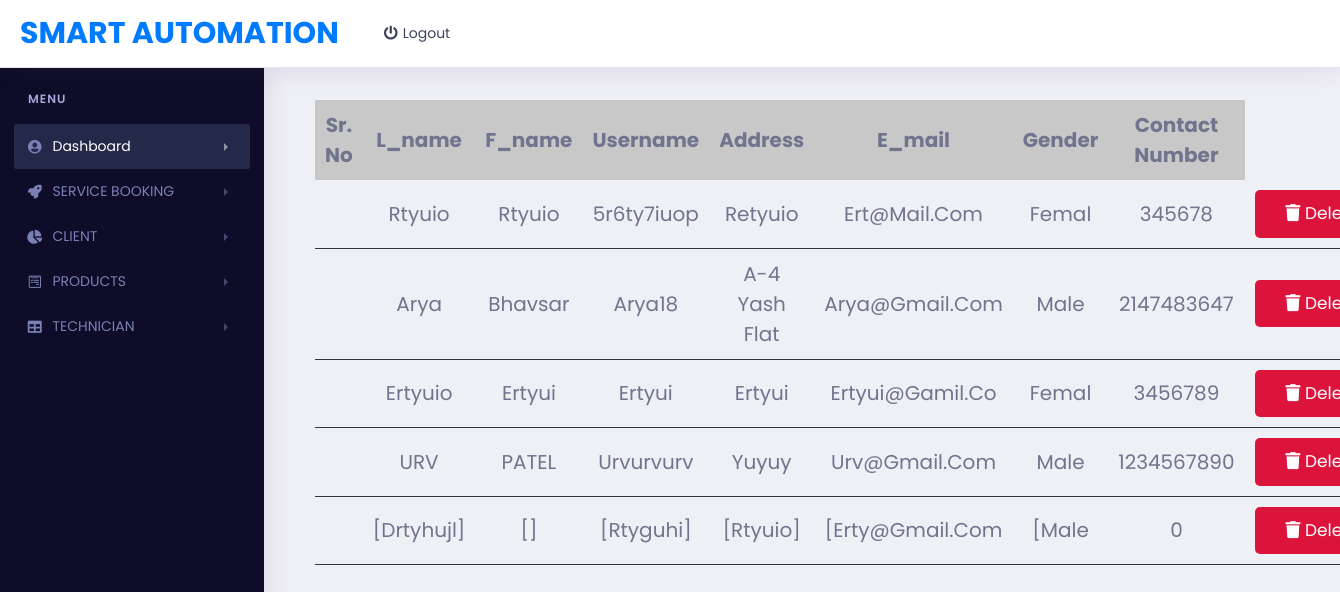
The app's page /clnta.php with its own data.
### tables this page shows
CREATE TABLE IF NOT EXISTS `clnt_reg` (
  `F_name` varchar(20) NOT NULL,
  `L_name` varchar(20) NOT NULL,
  `Username` varchar(20) NOT NULL,
  `Address_1` varchar(50) NOT NULL,
  `Email` varchar(15) NOT NULL,
  `Password` varchar(10) NOT NULL,
  `Gender` varchar(5) NOT NULL,
  `Phn_no` int NOT NULL,
  PRIMARY KEY (`Username`),
  UNIQUE KEY `Phn_no` (`Phn_no`)
);

### clnta.php (the view, shortened to what this page needs)
<?php
require("panel_new.php");
?>
<?php
$conn = mysqli_connect('localhost','root','','demo');
?>
<!DOCTYPE html>
<html lang="en">
<head>
   <link rel="stylesheet" href="https://cdnjs.cloudflare.com/ajax/libs/font-awesome/5.15.4/css/all.min.css">
   <link rel="stylesheet" href="admin.css">
</head>
<body>
<div class="container">
   <?php
   $select = mysqli_query($conn, "SELECT * FROM clnt_reg");
   ?>
   <div class="product-display">
      <table class="product-display-table">
         <thead>
         <tr>
            <th>Sr. no</th>
            <th>L_name</th>
            <th>F_name</th>
            <th>Username</th>
            <th>Address</th>
            <th>E_mail</th>
            <th>Gender</th>
            <th>Contact number</th>
         </tr>
         </thead>
         <?php while($row = mysqli_fetch_assoc($select)){ ?>
         <tr>
                                          <td><?php echo $row['id'];?> &nbsp; </td>
                                          <td><?php echo $row['F_name'];?></td>
                                          <td><?php echo $row['L_name'];?></td>
                                            <td><?php echo $row['Username'];?></td>
                                            <td><?php echo $row['Address_1'];?></td>
                                            <td><?php echo $row['Email'];?></td>
                                            <td><?php echo $row['Gender'];?></td>
                                            <td><?php echo $row['Phn_no'];?></td>
            <td>
               <a href="clnta.php?delete=<?php echo $row['id']; ?>" class="btn"  onclick="return confirm('Are you sure you want to Delete');"> <i class="fas fa-trash"></i> delete </a>
            </td>
         </tr>
      <?php } ?>
      </table>
   </div>
</div>
</body>
</html>

### assets/libs/css/style.css (style rules this page uses)
body { font-family: 'Circular Std Book'; font-style: normal; font-weight: normal; font-size: 14px; color: #71748d; background-color: #efeff6; -webkit-font-smoothing: antialiased; }

### admin.css (style rules this page uses)
:root { --green:#27ae60; --black:#333; --white:#fff; --bg-color:#c8c8c8; --box-shadow:0 .5rem 1rem rgba(0,0,0,.1); --border:.1rem solid var(--black); }
* { font-family: 'Poppins', sans-serif; margin:0; padding:0; box-sizing: border-box; outline: none; border:none; text-decoration: none; text-transform: capitalize; }
html { font-size: 62.5%; overflow-x: hidden; }
.btn { display: block; width: 100%; cursor: pointer; border-radius: .5rem; margin-top: 1rem; font-size: 1.7rem; padding:1rem 3rem; background: var(--green); color:var(--white); text-align: center; }
.container { max-width: 750px; padding:2rem; margin:0 auto; }
.product-display { margin:2rem 0; }
.product-display .product-display-table { width: 100%; text-align: center; }
.product-display .product-display-table thead { background: var(--bg-color); }
.product-display .product-display-table th { padding:1rem; font-size: 2rem; }
.product-display .product-display-table td { padding:1rem; font-size: 2rem; border-bottom: var(--border); }
.product-display .product-display-table .btn:first-child { margin-top: 0; }
.product-display .product-display-table .btn:last-child { background: crimson; }

### records on screen
clnt_reg: F_name "Rtyuio", L_name "Rtyuio", Username "5r6ty7iuop", Address_1 "Retyuio", Email "Ert@mail.com", Gender "Femal", Phn_no "345678"
clnt_reg: F_name "Arya", L_name "Bhavsar", Username "Arya18", Address_1 "A-4 Yash Flat", Email "Arya@gmail.com", Gender "Male", Phn_no "2147483647"
clnt_reg: F_name "Ertyuio", L_name "Ertyui", Username "Ertyui", Address_1 "Ertyui", Email "Ertyui@gamil.co", Gender "Femal", Phn_no "3456789"
clnt_reg: F_name "URV", L_name "PATEL", Username "Urvurvurv", Address_1 "Yuyuy", Email "Urv@gmail.com", Gender "Male", Phn_no "1234567890"
clnt_reg: F_name "[drtyhujl]", L_name "[]", Username "[rtyguhi]", Address_1 "[rtyuio]", Email "[erty@gmail.com", Gender "[Male", Phn_no "0"
